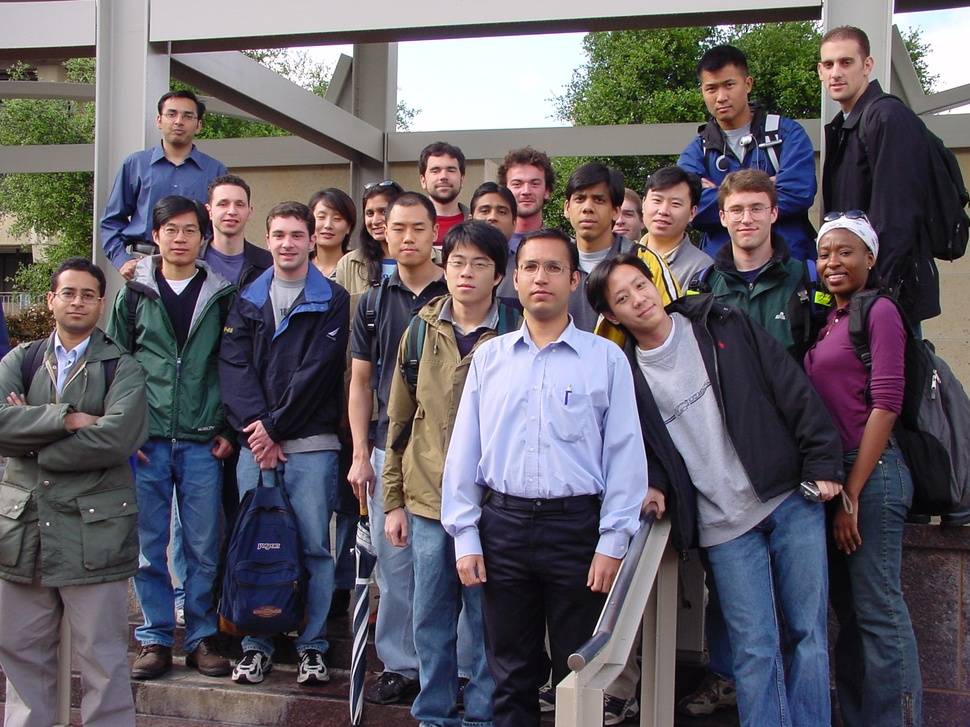
#> input picture Images/Image/Training_1.jpg, 970 x 727 px, shrunk from 1856 x 1392 before the run, found by its file name
$ python Histogram.py
#> lines starting #> are read from the running program, lines starting #| are printed output that depends on the picture
import cv2
import matplotlib.pyplot as plt


img = cv2.imread(r'D:\workspace\DA Python XLA\Image\Training_1.jpg', 0)
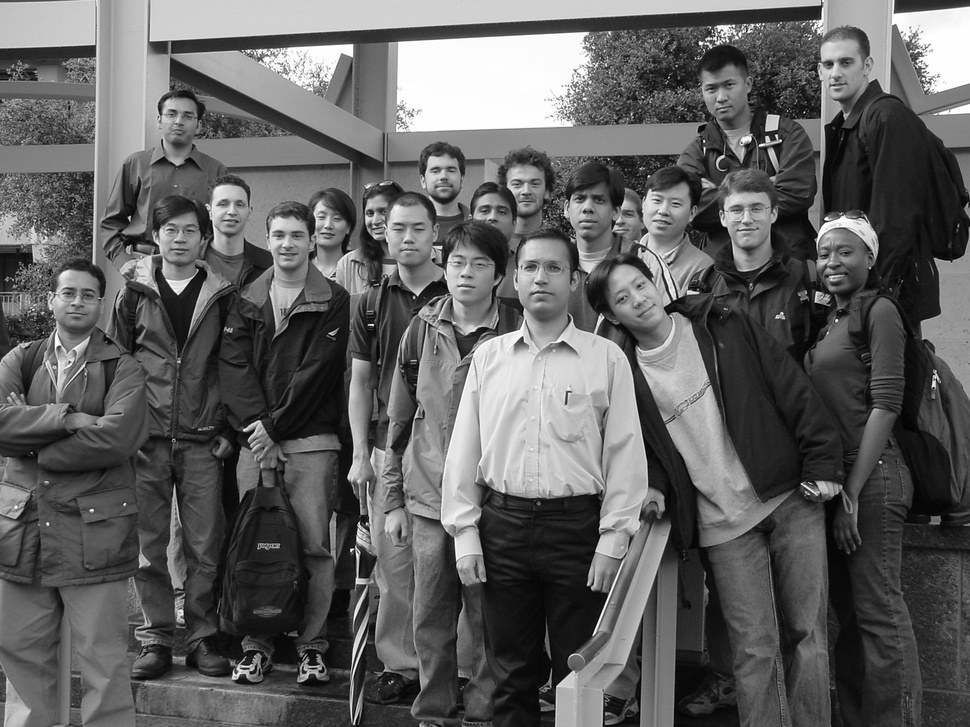
#> img: shape (727, 970); min 0, max 255, mean 95.8
img_equalized = cv2.equalizeHist(img)
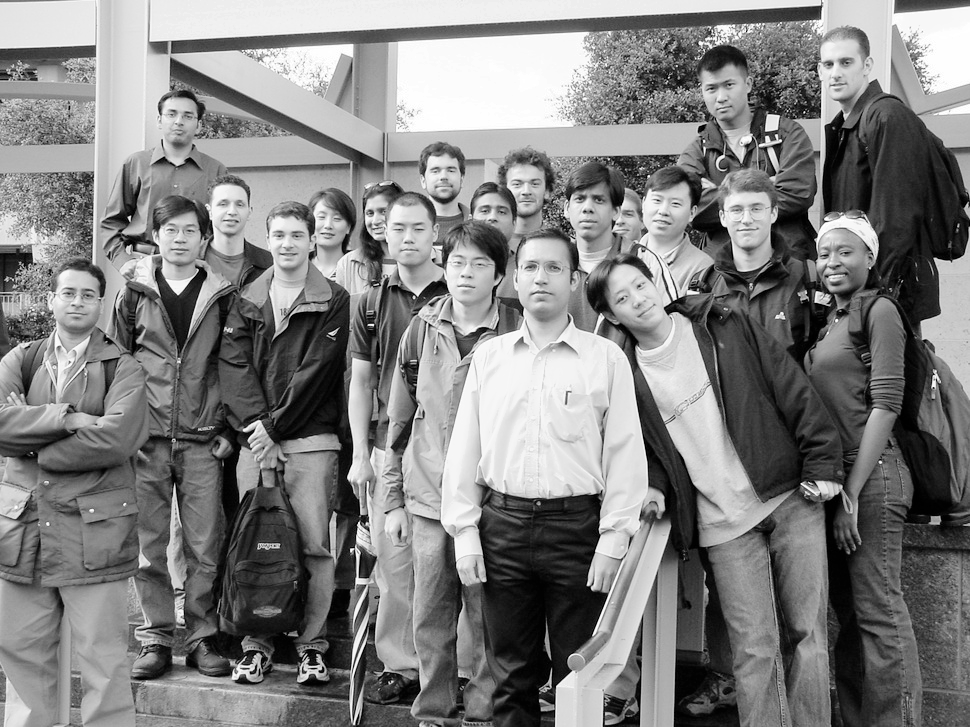
#> img_equalized: shape (727, 970); min 0, max 255, mean 128.2
cv2.imwrite('D:/LolHis.jpg', img_equalized)

fig = plt.figure(figsize=(16, 9))

(ax1, ax2) , (ax3, ax4) = fig.subplots(2, 2)


ax1.imshow(img, cmap='gray')
ax1.set_title('anh goc')

ax2.hist(img)
ax2.set_title('histogram anh goc')


ax3.imshow(img_equalized, cmap='gray')
ax3.set_title('img_equalized')


ax4.hist(img_equalized)
ax4.set_title('histogram img_equalized')
plt.show()
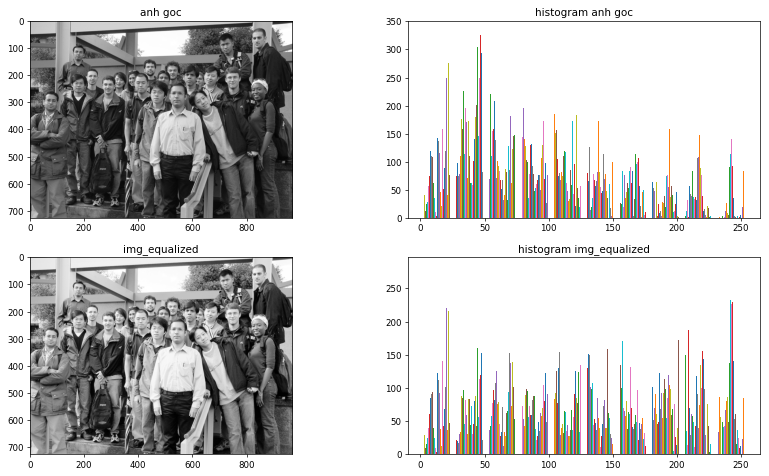
#> figure drawn by matplotlib, 4 panels; panel 2: tallest bar 151 high, from x = 104.5 to 104.6; panel 2: tallest bar 185 high, from x = 104.6 to 104.6; panel 2: tallest bar 208 high, from x = 104.6 to 104.6; panel 4: tallest bar 142 high, from x = 155.5 to 155.6
